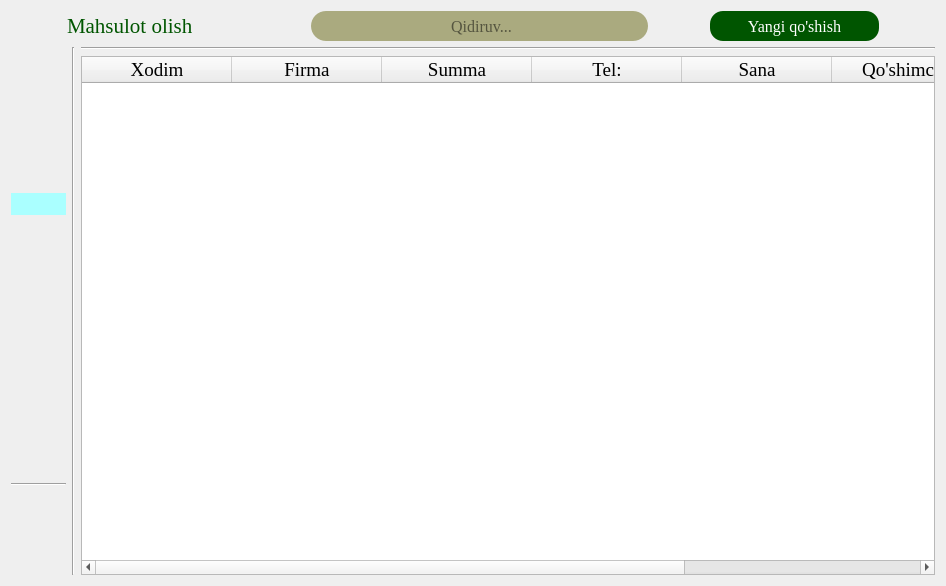
<?xml version="1.0" encoding="UTF-8"?>
<ui version="4.0">
 <class>Form</class>
 <widget class="QWidget" name="Form">
  <property name="geometry">
   <rect>
    <x>0</x>
    <y>0</y>
    <width>946</width>
    <height>586</height>
   </rect>
  </property>
  <property name="font">
   <font>
    <family>Times New Roman</family>
    <pointsize>14</pointsize>
   </font>
  </property>
  <property name="windowTitle">
   <string>Mahsulot olish</string>
  </property>
  <layout class="QVBoxLayout" name="verticalLayout_3">
   <item>
    <layout class="QHBoxLayout" name="horizontalLayout_2" stretch="1,2,1,1,6,1,3,1">
     <item>
      <spacer name="horizontalSpacer">
       <property name="orientation">
        <enum>Qt::Horizontal</enum>
       </property>
       <property name="sizeHint" stdset="0">
        <size>
         <width>40</width>
         <height>20</height>
        </size>
       </property>
      </spacer>
     </item>
     <item>
      <widget class="QLabel" name="label">
       <property name="font">
        <font>
         <family>Times New Roman</family>
         <pointsize>16</pointsize>
        </font>
       </property>
       <property name="styleSheet">
        <string notr="true">color: rgb(0, 85, 0);</string>
       </property>
       <property name="text">
        <string>Mahsulot olish</string>
       </property>
      </widget>
     </item>
     <item>
      <spacer name="horizontalSpacer_2">
       <property name="orientation">
        <enum>Qt::Horizontal</enum>
       </property>
       <property name="sizeHint" stdset="0">
        <size>
         <width>40</width>
         <height>20</height>
        </size>
       </property>
      </spacer>
     </item>
     <item>
      <spacer name="horizontalSpacer_5">
       <property name="orientation">
        <enum>Qt::Horizontal</enum>
       </property>
       <property name="sizeHint" stdset="0">
        <size>
         <width>40</width>
         <height>20</height>
        </size>
       </property>
      </spacer>
     </item>
     <item>
      <widget class="QLineEdit" name="lineEdit">
       <property name="minimumSize">
        <size>
         <width>200</width>
         <height>30</height>
        </size>
       </property>
       <property name="sizeIncrement">
        <size>
         <width>0</width>
         <height>0</height>
        </size>
       </property>
       <property name="font">
        <font>
         <family>Times New Roman</family>
         <pointsize>12</pointsize>
         <weight>50</weight>
         <italic>false</italic>
         <bold>false</bold>
         <underline>false</underline>
         <strikeout>false</strikeout>
        </font>
       </property>
       <property name="cursor">
        <cursorShape>SizeVerCursor</cursorShape>
       </property>
       <property name="toolTipDuration">
        <number>-1</number>
       </property>
       <property name="styleSheet">
        <string notr="true">border-radius: 15px;
background-color: rgb(170, 170, 127);</string>
       </property>
       <property name="text">
        <string/>
       </property>
       <property name="maxLength">
        <number>80</number>
       </property>
       <property name="alignment">
        <set>Qt::AlignCenter</set>
       </property>
       <property name="placeholderText">
        <string> Qidiruv...</string>
       </property>
      </widget>
     </item>
     <item>
      <spacer name="horizontalSpacer_3">
       <property name="orientation">
        <enum>Qt::Horizontal</enum>
       </property>
       <property name="sizeHint" stdset="0">
        <size>
         <width>40</width>
         <height>20</height>
        </size>
       </property>
      </spacer>
     </item>
     <item>
      <widget class="QPushButton" name="pushButton_2">
       <property name="minimumSize">
        <size>
         <width>0</width>
         <height>30</height>
        </size>
       </property>
       <property name="font">
        <font>
         <family>Times New Roman</family>
         <pointsize>12</pointsize>
        </font>
       </property>
       <property name="styleSheet">
        <string notr="true">color: rgb(255, 255, 255);
background-color: rgb(0, 85, 0);
border-radius: 13px;</string>
       </property>
       <property name="text">
        <string>Yangi qo'shish</string>
       </property>
      </widget>
     </item>
     <item>
      <spacer name="horizontalSpacer_4">
       <property name="orientation">
        <enum>Qt::Horizontal</enum>
       </property>
       <property name="sizeHint" stdset="0">
        <size>
         <width>40</width>
         <height>20</height>
        </size>
       </property>
      </spacer>
     </item>
    </layout>
   </item>
   <item>
    <layout class="QHBoxLayout" name="horizontalLayout_5">
     <item>
      <layout class="QHBoxLayout" name="horizontalLayout">
       <item>
        <layout class="QVBoxLayout" name="verticalLayout" stretch="2,2,0,2,2,2,2,1,2">
         <item>
          <widget class="QPushButton" name="pushButton_3">
           <property name="styleSheet">
            <string notr="true">border:none;</string>
           </property>
           <property name="text">
            <string/>
           </property>
           <property name="icon">
            <iconset resource="resource.qrc">
             <normaloff>:/png/image/clarity_storage-line.png</normaloff>:/png/image/clarity_storage-line.png</iconset>
           </property>
           <property name="iconSize">
            <size>
             <width>40</width>
             <height>40</height>
            </size>
           </property>
          </widget>
         </item>
         <item>
          <widget class="QPushButton" name="pushButton_4">
           <property name="styleSheet">
            <string notr="true">border:none;
border-radius:20px;</string>
           </property>
           <property name="text">
            <string/>
           </property>
           <property name="icon">
            <iconset resource="resource.qrc">
             <normaloff>:/png/image/flat-color-icons_sales-performance.png</normaloff>:/png/image/flat-color-icons_sales-performance.png</iconset>
           </property>
           <property name="iconSize">
            <size>
             <width>40</width>
             <height>40</height>
            </size>
           </property>
          </widget>
         </item>
         <item>
          <widget class="QPushButton" name="pushButton_5">
           <property name="styleSheet">
            <string notr="true">border:none;
border-radius:20px;

background-color: rgb(170, 255, 255);</string>
           </property>
           <property name="text">
            <string/>
           </property>
           <property name="icon">
            <iconset resource="resource.qrc">
             <normaloff>:/png/image/icons8_buy.png</normaloff>:/png/image/icons8_buy.png</iconset>
           </property>
           <property name="iconSize">
            <size>
             <width>40</width>
             <height>40</height>
            </size>
           </property>
          </widget>
         </item>
         <item>
          <widget class="QPushButton" name="pushButton_6">
           <property name="styleSheet">
            <string notr="true">border:none;
border-radius:20px;</string>
           </property>
           <property name="text">
            <string/>
           </property>
           <property name="icon">
            <iconset resource="resource.qrc">
             <normaloff>:/png/image/Group 93.png</normaloff>:/png/image/Group 93.png</iconset>
           </property>
           <property name="iconSize">
            <size>
             <width>40</width>
             <height>40</height>
            </size>
           </property>
          </widget>
         </item>
         <item>
          <widget class="QPushButton" name="pushButton_7">
           <property name="styleSheet">
            <string notr="true">border:none;
border-radius:20px;</string>
           </property>
           <property name="text">
            <string/>
           </property>
           <property name="icon">
            <iconset resource="resource.qrc">
             <normaloff>:/png/image/icon-park_history-query.png</normaloff>:/png/image/icon-park_history-query.png</iconset>
           </property>
           <property name="iconSize">
            <size>
             <width>40</width>
             <height>40</height>
            </size>
           </property>
          </widget>
         </item>
         <item>
          <widget class="QPushButton" name="pushButton_10">
           <property name="styleSheet">
            <string notr="true">border:none;
border-radius:20px;</string>
           </property>
           <property name="text">
            <string/>
           </property>
           <property name="icon">
            <iconset resource="resource.qrc">
             <normaloff>:/png/image/emojione-monotone_construction-worker.png</normaloff>:/png/image/emojione-monotone_construction-worker.png</iconset>
           </property>
           <property name="iconSize">
            <size>
             <width>40</width>
             <height>40</height>
            </size>
           </property>
          </widget>
         </item>
         <item>
          <widget class="QPushButton" name="pushButton_9">
           <property name="styleSheet">
            <string notr="true">border:none;
border-radius:20px;</string>
           </property>
           <property name="text">
            <string/>
           </property>
           <property name="icon">
            <iconset resource="resource.qrc">
             <normaloff>:/png/image/fluent_history-20-filled.png</normaloff>:/png/image/fluent_history-20-filled.png</iconset>
           </property>
           <property name="iconSize">
            <size>
             <width>40</width>
             <height>40</height>
            </size>
           </property>
          </widget>
         </item>
         <item>
          <widget class="Line" name="line">
           <property name="orientation">
            <enum>Qt::Horizontal</enum>
           </property>
          </widget>
         </item>
         <item>
          <widget class="QPushButton" name="pushButton_11">
           <property name="styleSheet">
            <string notr="true">border:none;
border-radius:20px;</string>
           </property>
           <property name="text">
            <string/>
           </property>
           <property name="icon">
            <iconset resource="resource.qrc">
             <normaloff>:/png/image/image.png</normaloff>:/png/image/image.png</iconset>
           </property>
           <property name="iconSize">
            <size>
             <width>40</width>
             <height>40</height>
            </size>
           </property>
          </widget>
         </item>
        </layout>
       </item>
       <item>
        <widget class="Line" name="line_2">
         <property name="maximumSize">
          <size>
           <width>20</width>
           <height>16777215</height>
          </size>
         </property>
         <property name="font">
          <font>
           <family>MS Shell Dlg 2</family>
           <pointsize>14</pointsize>
           <weight>50</weight>
           <italic>false</italic>
           <bold>false</bold>
           <underline>false</underline>
           <strikeout>false</strikeout>
          </font>
         </property>
         <property name="styleSheet">
          <string notr="true">font: 14pt &quot;MS Shell Dlg 2&quot;;</string>
         </property>
         <property name="orientation">
          <enum>Qt::Vertical</enum>
         </property>
        </widget>
       </item>
      </layout>
     </item>
     <item>
      <layout class="QVBoxLayout" name="verticalLayout_2">
       <item>
        <widget class="Line" name="line_3">
         <property name="orientation">
          <enum>Qt::Horizontal</enum>
         </property>
        </widget>
       </item>
       <item>
        <widget class="QTableWidget" name="tableWidget">
         <property name="font">
          <font>
           <family>Times New Roman</family>
           <pointsize>14</pointsize>
          </font>
         </property>
         <property name="gridStyle">
          <enum>Qt::SolidLine</enum>
         </property>
         <property name="rowCount">
          <number>0</number>
         </property>
         <attribute name="horizontalHeaderMinimumSectionSize">
          <number>60</number>
         </attribute>
         <attribute name="horizontalHeaderDefaultSectionSize">
          <number>150</number>
         </attribute>
         <attribute name="verticalHeaderDefaultSectionSize">
          <number>40</number>
         </attribute>
         <column>
          <property name="text">
           <string>Xodim</string>
          </property>
         </column>
         <column>
          <property name="text">
           <string>Firma</string>
          </property>
         </column>
         <column>
          <property name="text">
           <string>Summa</string>
          </property>
         </column>
         <column>
          <property name="text">
           <string>Tel:</string>
          </property>
         </column>
         <column>
          <property name="text">
           <string>Sana</string>
          </property>
         </column>
         <column>
          <property name="text">
           <string>Qo'shimcha</string>
          </property>
         </column>
         <column>
          <property name="text">
           <string>Olingan dorilar</string>
          </property>
         </column>
        </widget>
       </item>
      </layout>
     </item>
    </layout>
   </item>
  </layout>
 </widget>
 <resources>
  <include location="resource.qrc"/>
 </resources>
 <connections/>
</ui>
